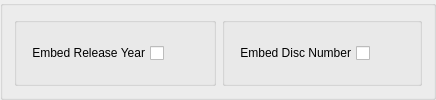
                <widget class="QGroupBox" name="gb2_4">
                 <property name="title">
                  <string/>
                 </property>
                 <property name="flat">
                  <bool>true</bool>
                 </property>
                 <layout class="QHBoxLayout" name="horizontalLayout_124">
                  <item>
                   <widget class="QGroupBox" name="groupBox_54">
                    <property name="title">
                     <string/>
                    </property>
                    <layout class="QHBoxLayout" name="horizontalLayout_115">
                     <item>
                      <widget class="QCheckBox" name="embed_year">
                       <property name="layoutDirection">
                        <enum>Qt::RightToLeft</enum>
                       </property>
                       <property name="text">
                        <string>Embed Release Year</string>
                       </property>
                      </widget>
                     </item>
                     <item>
                      <spacer name="horizontalSpacer_60">
                       <property name="orientation">
                        <enum>Qt::Horizontal</enum>
                       </property>
                       <property name="sizeHint" stdset="0">
                        <size>
                         <width>40</width>
                         <height>20</height>
                        </size>
                       </property>
                      </spacer>
                     </item>
                    </layout>
                   </widget>
                  </item>
                  <item>
                   <widget class="QGroupBox" name="groupBox_61">
                    <property name="title">
                     <string/>
                    </property>
                    <layout class="QHBoxLayout" name="horizontalLayout_125">
                     <item>
                      <widget class="QCheckBox" name="embed_discnumber">
                       <property name="layoutDirection">
                        <enum>Qt::RightToLeft</enum>
                       </property>
                       <property name="text">
                        <string>Embed Disc Number</string>
                       </property>
                      </widget>
                     </item>
                     <item>
                      <spacer name="horizontalSpacer_68">
                       <property name="orientation">
                        <enum>Qt::Horizontal</enum>
                       </property>
                       <property name="sizeHint" stdset="0">
                        <size>
                         <width>40</width>
                         <height>20</height>
                        </size>
                       </property>
                      </spacer>
                     </item>
                    </layout>
                   </widget>
                  </item>
                 </layout>
                </widget>
